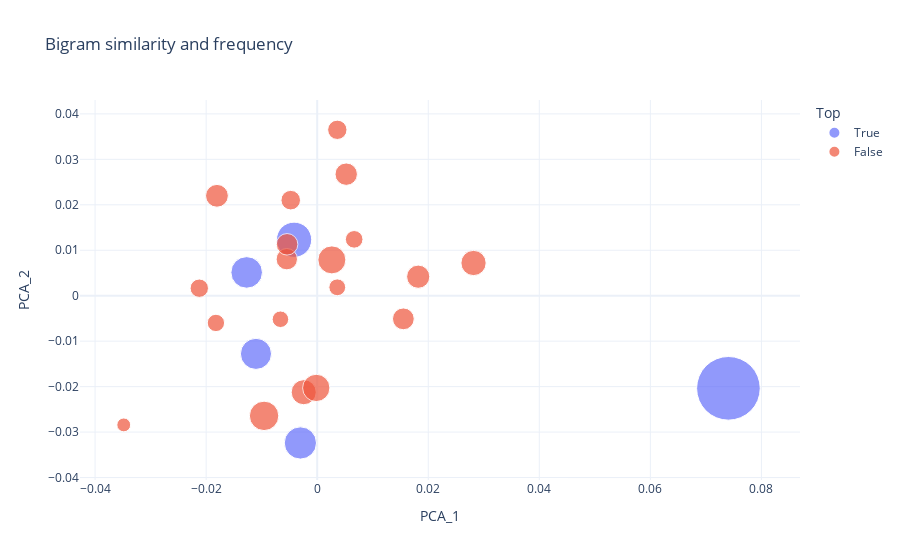

Notebook code for this chart:
### Code cell
fig = px.scatter(df_top_5_PCA, x='PCA_1', y='PCA_2', hover_name='Palabras', size='Frecuencia', size_max=45, 
                 color='Top', template='plotly_white', title='Bigram similarity and frequency')
fig.show()

### Figure 1 — Plotly figure (JSON) as saved in the notebook; plotly's stock layout.template omitted (floating-point values rounded to 4 significant figures)
{"data": [{"hovertemplate": "<b>%{hovertext}</b><br><br>Top=True<br>PCA_1=%{x}<br>PCA_2=%{y}<br>Frecuencia=%{marker.size}<extra></extra>", "hovertext": ["Ecopetrol", "empresa", "Gobierno", "acciones", "presidente"], "legendgroup": "True", "marker": {"color": "#636efa", "size": [444, 136, 114, 109, 106], "sizemode": "area", "sizeref": 0.2193, "symbol": "circle"}, "mode": "markers", "name": "True", "orientation": "v", "showlegend": true, "type": "scatter", "x": [0.07406, -0.004163, -0.003026, -0.0127, -0.01102], "xaxis": "x", "y": [-0.02037, 0.01231, -0.0324, 0.005124, -0.0128], "yaxis": "y"}, {"hovertemplate": "<b>%{hovertext}</b><br><br>Top=False<br>PCA_1=%{x}<br>PCA_2=%{y}<br>Frecuencia=%{marker.size}<extra></extra>", "hovertext": ["Petro", "gobierno", "junta", "millones", "Colombia", "estatal", "billones", "negocio", "sector", "tica", "empresas", "Felipe", "ejemplo", "Junta", "petrolera", "momento", "venta", "frente", "estrategia"], "legendgroup": "False", "marker": {"color": "#EF553B", "size": [70, 59, 52, 69, 82, 31, 86, 55, 42, 41, 50, 51, 21, 34, 95, 30, 57, 37, 33], "sizemode": "area", "sizeref": 0.2193, "symbol": "circle"}, "mode": "markers", "name": "False", "orientation": "v", "showlegend": true, "type": "scatter", "x": [0.02816, 0.01819, 0.01552, -0.002426, -0.0001678, 0.003616, 0.002642, 0.005229, -0.004765, 0.003625, -0.005471, -0.005419, -0.03484, 0.006659, -0.009563, -0.006617, -0.01805, -0.02123, -0.01824], "xaxis": "x", "y": [0.0072, 0.004184, -0.005092, -0.02123, -0.02029, 0.001849, 0.007882, 0.02674, 0.02102, 0.0365, 0.00804, 0.01131, -0.02842, 0.0124, -0.02643, -0.005182, 0.02198, 0.001654, -0.005989], "yaxis": "y"}], "layout": {"legend": {"itemsizing": "constant", "title": {"text": "Top"}, "tracegroupgap": 0}, "title": {"text": "Bigram similarity and frequency"}, "xaxis": {"anchor": "y", "domain": [0, 1], "title": {"text": "PCA_1"}}, "yaxis": {"anchor": "x", "domain": [0, 1], "title": {"text": "PCA_2"}}}}
